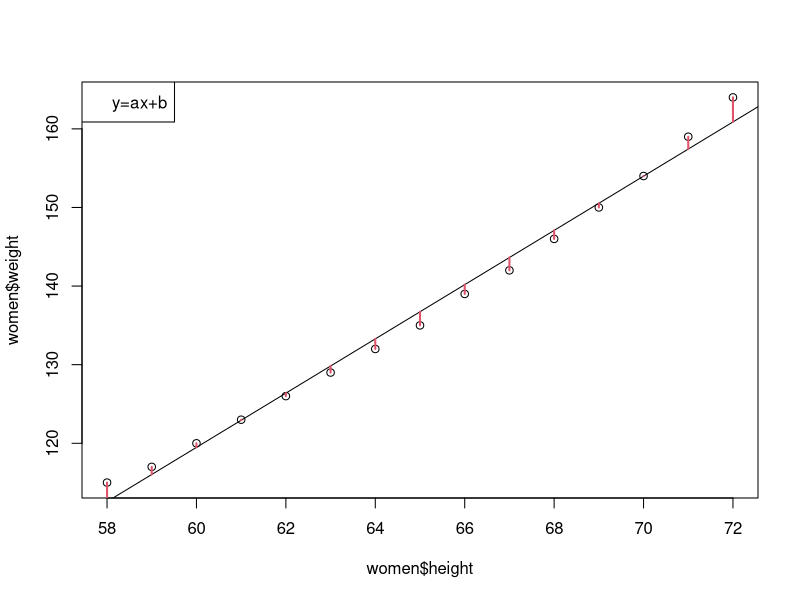

Source code (R):
## ---- chunk 1
plot(women$height, women$weight)
fit <- lm(weight ~ height, data = women)
abline(fit)
# summary(fit)
segments(women$height, women$weight, women$height, fitted(fit), col = 2, lwd = 2)
legend("topleft", legend = "y=ax+b")
